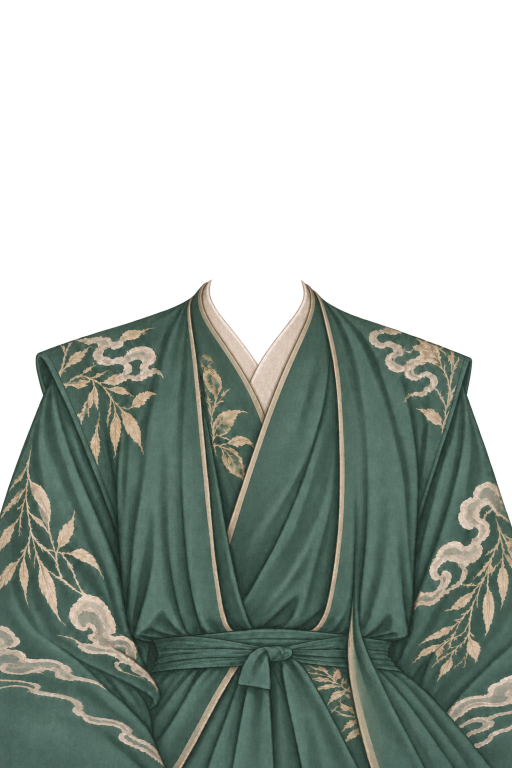
#> input picture mods/appearance/portrait_original_restore_20261105_v6/collar_hair_fixed_neck_20261105/source/clothing01_raw.png, 1024 x 1536 px, given in place of 01.png, which was not available (shown at 1/2 size)
$ python inspect_sources.py
#> lines starting #> are read from the running program, lines starting #| are printed output that depends on the picture
from pathlib import Path
from PIL import Image,ImageDraw
import numpy as np,json
R=Path(__file__).resolve().parent.parent
head=Image.open(R/'before/male/face_shape/01.png').convert('RGBA')
#> head is the input picture: PIL image 1024x1536 RGBA; mean R, G, B, A 56.2, 65.4, 57.8, 138.6
sheet=Image.new('RGB',(1680,900),'#e8e1d6');d=ImageDraw.Draw(sheet);rows=[]
#> after `sheet = Image.new('RGB', (1680, 900), '#e8e1d6')`:
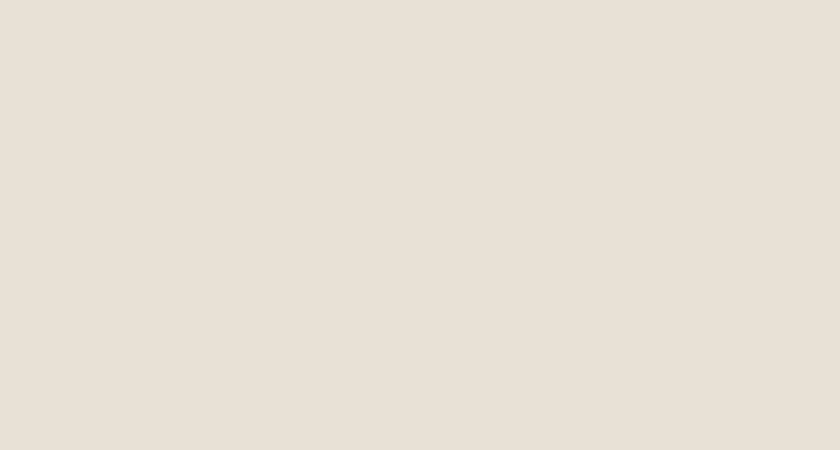
#> sheet: PIL image 1680x900 RGB (shown at 1/2 size); mean R, G, B 232, 225, 214
for i in range(1,8):
 n=f'{i:02}';front=Image.open(R/'source'/f'clothing{n}_raw.png').convert('RGBA');back=Image.open(R/'source'/f'collarback{n}_raw.png').convert('RGBA')
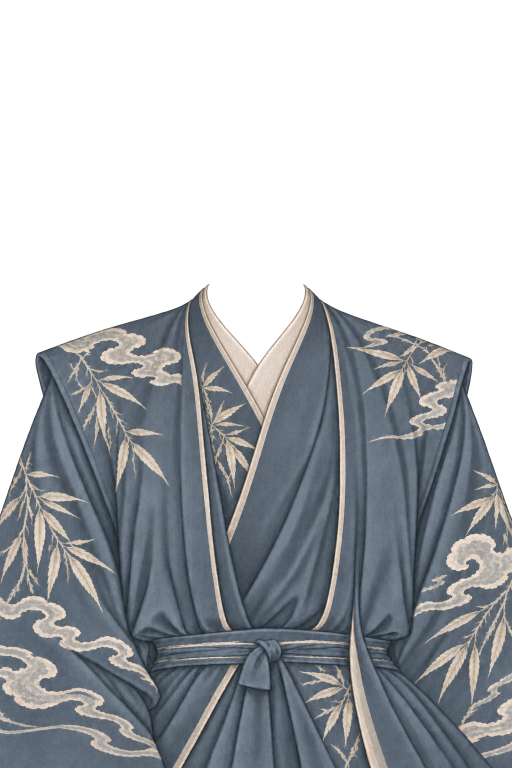
#> input picture mods/appearance/portrait_original_restore_20261105_v6/collar_hair_fixed_neck_20261105/source/clothing02_raw.png, 1024 x 1536 px, given in place of collarback01_raw.png, which was not available (shown at 1/2 size)
#> further down, back is the input picture: PIL image 1024x1536 RGBA; mean R, G, B, A 68.3, 71.7, 75.4, 138.4
 a=np.array(front);b=np.array(back)
 tips=[]
 for x0,x1 in [(380,470),(570,650)]:
  ys,xs=np.where(a[450:650,x0:x1,3]>230);y=ys.min()+450;x=float(np.median(xs[ys==ys.min()]))+x0;tips.append([x,int(y)])
#> this loop made 2 passes
#> (y, x) on passes 1 to 2: (561, 421), (564, 605.5)
#> after the loop, tips = [[421, 561], [605.5, 564]]
 yy,xx=np.where(b[:,:,3]>230);bbox=[int(xx.min()),int(yy.min()),int(xx.max()+1),int(yy.max()+1)]
#> after `bbox = [int(xx.min()), int(yy.min()), int(xx.max() + 1), int(yy.max() `: bbox = [0, 570, 1024, 1536]
 points={}
 for key,p in [('before',R/'before/male/clothing'/f'{n}.png'),('raw',R/'source'/f'clothing{n}_raw.png')]:
  aa=np.array(Image.open(p))[:,:,3];yy,xx=np.where(aa[600:810,480:561]<30);y=yy.max()+600;x=float(np.median(xx[yy==yy.max()]))+480;points[key]=[x,int(y)]
#> after `aa = np.array(Image.open(p))[:, :, 3]`:
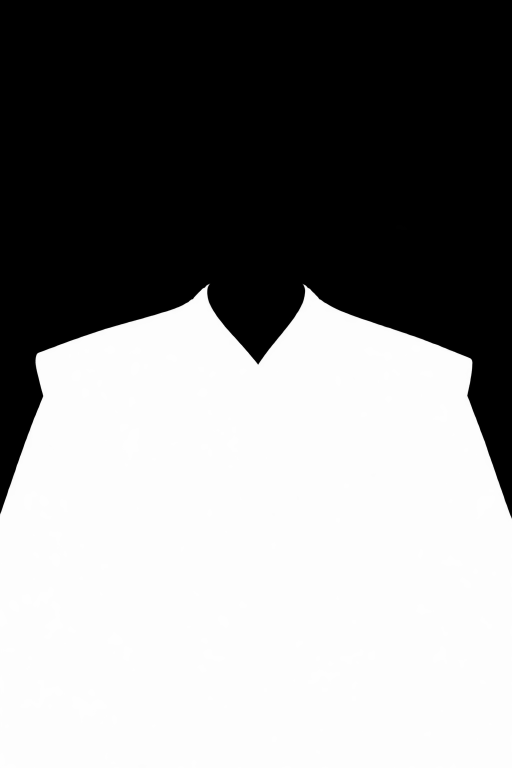
#> aa: shape (1536, 1024) (shown at 1/2 size); min 0, max 254, mean 138.4
#> after `yy, xx = np.where(aa[600:810, 480:561] < 30)`: yy = 8249 values from 0 to 127; xx = 8249 values, max 80 at index 80, min 0 at index 0, mean 38.52
#> after `y = yy.max() + 600`: y = 727
#> after `x = float(np.median(xx[yy == yy.max()])) + 480`: x = 516
 rows.append({'index':i,'front_tips':tips,'rear_core_bbox':bbox,'v_points':points})
 out=Image.new('RGBA',head.size,'#e8e1d6')
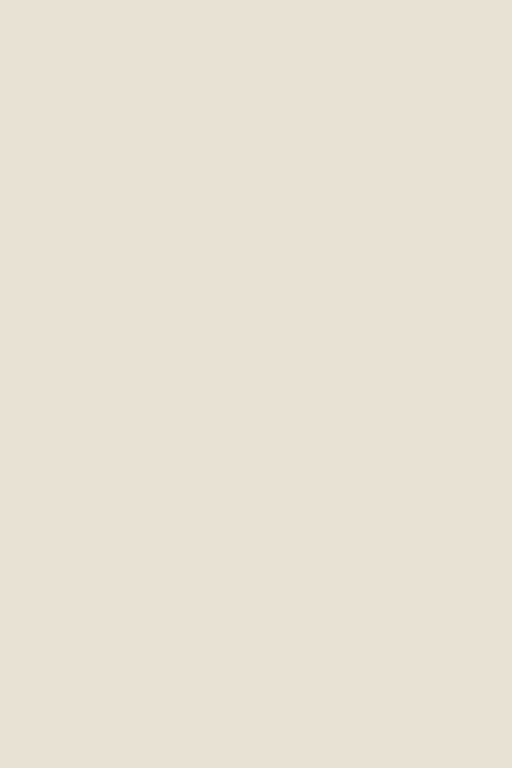
#> out: PIL image 1024x1536 RGBA (shown at 1/2 size); mean R, G, B, A 232, 225, 214, 255
 for layer in [back,head,front]:out.alpha_composite(layer)
#> this loop made 3 passes
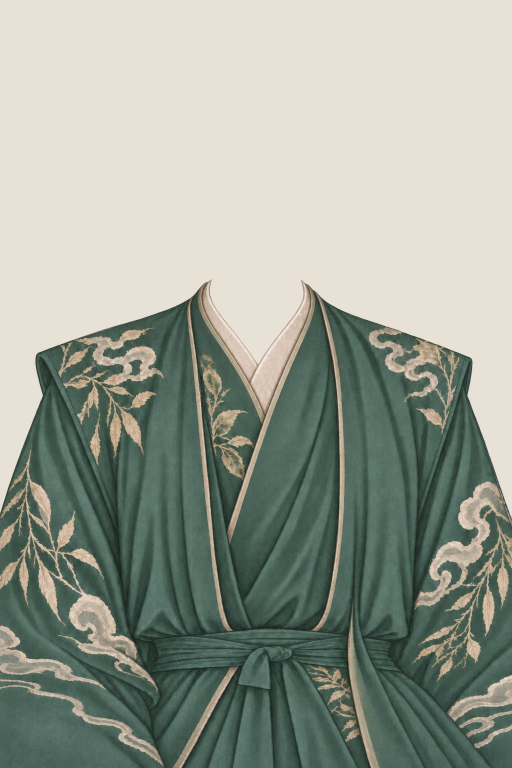
#> out: PIL image 1024x1536 RGBA (shown at 1/2 size); mean R, G, B, A 153.9, 159.6, 148.1, 255
 sheet.paste(out.crop((350,480,680,820)).resize((420,430)),(((i-1)%4)*420,((i-1)//4)*450+20));d.text((((i-1)%4)*420+5,((i-1)//4)*450+4),n,fill='black')
#> after `sheet.paste(out.crop((350, 480, 680, 820)).resize((420, 430)), ((i - 1`:
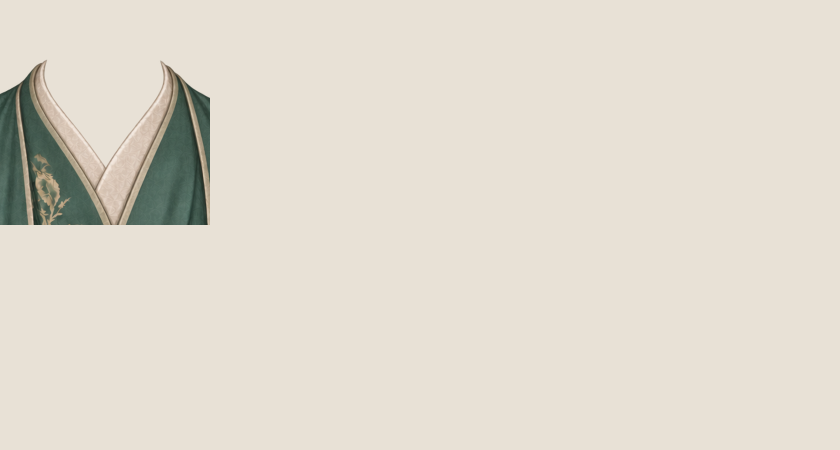
#> sheet: PIL image 1680x900 RGB (shown at 1/2 size); mean R, G, B 224.6, 218.4, 207.2
#> (the run stopped early here; a loop or call above may not have finished)
